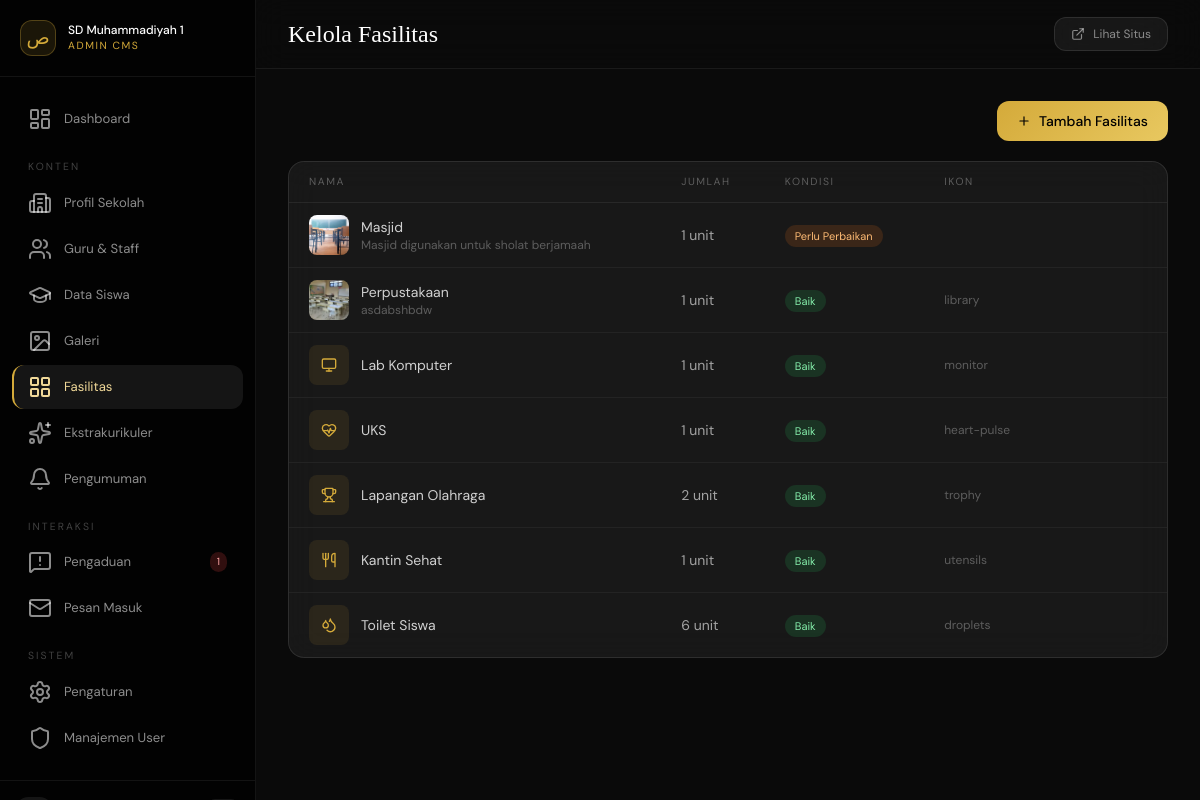
Screenshot of /admin/pages/facilities.php (signed in) with the database file from the repository.
### tables this page shows
CREATE TABLE `facilities`  (
  `id` int(10) UNSIGNED NOT NULL AUTO_INCREMENT,
  `name` varchar(150) NOT NULL,
  `description` text NULL,
  `icon` varchar(100) NULL DEFAULT NULL COMMENT 'Lucide icon name',
  `image` varchar(255) NULL DEFAULT NULL,
  `count` int(11) NULL DEFAULT 1,
  `condition` enum('baik','cukup','rusak_ringan','rusak_berat') NULL DEFAULT 'baik',
  `sort_order` int(11) NULL DEFAULT 0,
  `created_at` timestamp(0) NOT NULL DEFAULT current_timestamp(0),
  PRIMARY KEY (`id`) USING BTREE
);

### includes/config.php (called while the page is built, shortened)
<?php
class Database {
    private static ?PDO $instance = null;
    public static function getInstance(): PDO {
        if (self::$instance === null) {
            $dsn = sprintf('mysql:host=%s;port=%s;dbname=%s;charset=%s',
                DB_HOST, DB_PORT, DB_NAME, DB_CHARSET);
            try {
                self::$instance = new PDO($dsn, DB_USER, DB_PASS, [
                    PDO::ATTR_ERRMODE            => PDO::ERRMODE_EXCEPTION,
                    PDO::ATTR_DEFAULT_FETCH_MODE => PDO::FETCH_ASSOC,
                    PDO::ATTR_EMULATE_PREPARES   => false,
                    PDO::MYSQL_ATTR_INIT_COMMAND => "SET NAMES utf8mb4 COLLATE utf8mb4_unicode_ci",
                ]);
            } catch (PDOException $e) {
                if (APP_ENV === 'development') {
                    die('<pre style="color:red">DB Error: ' . $e->getMessage() . '</pre>');
                }
                die('Service temporarily unavailable. Please try again later.');
            }
        }
        return self::$instance;
    }
}
function db(): PDO { return Database::getInstance(); }
function e(string $str): string {
    return htmlspecialchars($str, ENT_QUOTES | ENT_HTML5, 'UTF-8');
}

### admin/pages/facilities.php (the view, shortened to what this page needs)
<?php
try { $rows=db()->query("SELECT * FROM facilities ORDER BY sort_order,name")->fetchAll(); }
catch(Exception $e){ $rows=[]; }
$condLabel=['baik'=>'Baik','cukup'=>'Cukup','rusak_ringan'=>'Perlu Perbaikan','rusak_berat'=>'Rusak Berat'];
$condColor=['baik'=>'text-green-300 bg-green-500/15','cukup'=>'text-yellow-300 bg-yellow-500/15','rusak_ringan'=>'text-orange-300 bg-orange-500/15','rusak_berat'=>'text-red-300 bg-red-500/15'];
require_once __DIR__ . '/../includes/admin_head.php';
?>
<div class="mb-5 flex justify-end">
  <button onclick="openModal()" class="flex items-center gap-2 px-5 py-2.5 rounded-xl text-sm text-black font-medium" style="background:linear-gradient(135deg,#d4aa3a,#e8c860)"><i data-lucide="plus" style="width:14px;height:14px"></i> Tambah Fasilitas</button>
</div>
<?php if(empty($rows)): ?>
<div class="glass rounded-3xl p-16 text-center"><i data-lucide="layout-grid" style="width:36px;height:36px;color:rgba(255,255,255,.15);margin:0 auto 12px"></i><p style="color:rgba(255,255,255,.3)">Belum ada data.</p></div>
<?php else: ?>
<div class="glass rounded-2xl overflow-hidden">
  <table class="w-full"><thead><tr style="border-bottom:1px solid rgba(255,255,255,.07)">
    <?php foreach(['Nama','Jumlah','Kondisi','Ikon',''] as $h): ?><th class="px-5 py-3 text-left" style="font-size:.65rem;letter-spacing:.15em;text-transform:uppercase;color:rgba(255,255,255,.3);font-weight:400"><?=$h?></th><?php endforeach; ?>
  </tr></thead><tbody class="divide-y divide-white/[.05]">
  <?php foreach($rows as $f): ?>
  <tr class="group hover:bg-white/[.02] transition-colors">
    <td class="px-5 py-3">
      <div class="flex items-center gap-3">
        <?php if(!empty($f['image'])): ?><img src="<?=UPLOAD_URL?>facilities/<?=e($f['image'])?>" class="w-10 h-10 rounded-lg object-cover"><?php else: ?>
        <div class="w-10 h-10 rounded-lg flex items-center justify-center" style="background:rgba(212,170,58,.1)"><i data-lucide="<?=e($f['icon']??'square')?>" style="width:16px;height:16px;color:#d4aa3a"></i></div><?php endif; ?>
        <div><p class="text-sm text-white/80"><?=e($f['name'])?></p><?php if($f['description']): ?><p class="text-xs text-white/30 truncate max-w-xs"><?=e(mb_substr($f['description'],0,50))?></p><?php endif; ?></div>
      </div>
    </td>
    <td class="px-5 py-3 text-sm text-white/60"><?=$f['count']?> unit</td>
    <td class="px-5 py-3"><span class="text-[11px] px-2.5 py-1 rounded-full <?=$condColor[$f['condition']]??'text-white/40 bg-white/5'?>"><?=$condLabel[$f['condition']]??ucfirst($f['condition'])?></span></td>
    <td class="px-5 py-3 text-xs text-white/30"><?=e($f['icon']??'—')?></td>
    <td class="px-5 py-3">
    </td>
  </tr>
  <?php endforeach; ?></tbody></table>
</div>
<?php endif; ?>
</div></main></div></body></html>

### admin/includes/admin_head.php (style rules this page uses)
* { font-family:'DM Sans',sans-serif }
body { background:#0a0a0a;color:#fff }
.glass { background:rgba(255,255,255,.06);backdrop-filter:blur(16px);-webkit-backdrop-filter:blur(16px);border:1px solid rgba(255,255,255,.1) }

### rows the page displays
facilities: image (picture), name "Masjid", description "Masjid digunakan untuk sholat berjamaah", count "1", condition "Perlu Perbaikan"
facilities: image (picture), name "Perpustakaan", description "asdabshbdw", count "1", condition "Baik", icon "library"
facilities: name "Lab Komputer", count "1", condition "Baik", icon "monitor"
facilities: name "UKS", count "1", condition "Baik", icon "heart-pulse"
facilities: name "Lapangan Olahraga", count "2", condition "Baik", icon "trophy"
facilities: name "Kantin Sehat", count "1", condition "Baik", icon "utensils"
facilities: name "Toilet Siswa", count "6", condition "Baik", icon "droplets"

### other values shown
$label "Dashboard Profil Sekolah Guru & Staff Data Siswa Galeri Fasilitas Ekstrakurikuler Pengumuman Pengaduan Pesan Masuk Pengaturan Manajemen User"
$badge "1"
$pageTitle "Kelola Fasilitas"
$h "NAMA"
$h "JUMLAH"
$h "KONDISI"
$h "IKON"
